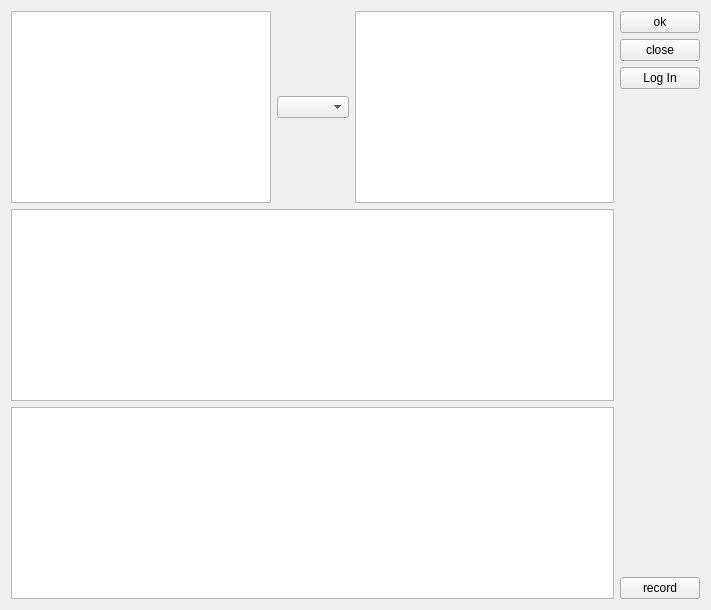
<?xml version="1.0" encoding="UTF-8"?>
<ui version="4.0">
 <class>Calculation</class>
 <widget class="QWidget" name="Calculation">
  <property name="geometry">
   <rect>
    <x>0</x>
    <y>0</y>
    <width>711</width>
    <height>610</height>
   </rect>
  </property>
  <property name="windowTitle">
   <string>calculation</string>
  </property>
  <layout class="QGridLayout" name="gridLayout">
   <item row="0" column="0">
    <layout class="QGridLayout" name="polynomialGridLayout">
     <item row="0" column="2">
      <widget class="QTextEdit" name="polynomial2">
       <property name="html">
        <string>&lt;!DOCTYPE HTML PUBLIC &quot;-//W3C//DTD HTML 4.0//EN&quot; &quot;http://www.w3.org/TR/REC-html40/strict.dtd&quot;&gt;
&lt;html&gt;&lt;head&gt;&lt;meta name=&quot;qrichtext&quot; content=&quot;1&quot; /&gt;&lt;style type=&quot;text/css&quot;&gt;
p, li { white-space: pre-wrap; }
&lt;/style&gt;&lt;/head&gt;&lt;body style=&quot; font-family:'DejaVu Sans'; font-size:10pt; font-weight:400; font-style:normal;&quot;&gt;
&lt;p style=&quot;-qt-paragraph-type:empty; margin-top:0px; margin-bottom:0px; margin-left:0px; margin-right:0px; -qt-block-indent:0; text-indent:0px;&quot;&gt;&lt;br /&gt;&lt;/p&gt;&lt;/body&gt;&lt;/html&gt;</string>
       </property>
      </widget>
     </item>
     <item row="0" column="1">
      <widget class="QComboBox" name="operator1"/>
     </item>
     <item row="0" column="0">
      <widget class="QTextEdit" name="polynomial1">
       <property name="html">
        <string>&lt;!DOCTYPE HTML PUBLIC &quot;-//W3C//DTD HTML 4.0//EN&quot; &quot;http://www.w3.org/TR/REC-html40/strict.dtd&quot;&gt;
&lt;html&gt;&lt;head&gt;&lt;meta name=&quot;qrichtext&quot; content=&quot;1&quot; /&gt;&lt;style type=&quot;text/css&quot;&gt;
p, li { white-space: pre-wrap; }
&lt;/style&gt;&lt;/head&gt;&lt;body style=&quot; font-family:'DejaVu Sans'; font-size:10pt; font-weight:400; font-style:normal;&quot;&gt;
&lt;p style=&quot;-qt-paragraph-type:empty; margin-top:0px; margin-bottom:0px; margin-left:0px; margin-right:0px; -qt-block-indent:0; text-indent:0px;&quot;&gt;&lt;br /&gt;&lt;/p&gt;&lt;/body&gt;&lt;/html&gt;</string>
       </property>
      </widget>
     </item>
    </layout>
   </item>
   <item row="0" column="1" rowspan="2">
    <layout class="QVBoxLayout" name="verticalLayout_2">
     <item>
      <widget class="QPushButton" name="okButton">
       <property name="text">
        <string>ok</string>
       </property>
      </widget>
     </item>
     <item>
      <widget class="QPushButton" name="cancelButton">
       <property name="text">
        <string>close</string>
       </property>
      </widget>
     </item>
     <item>
      <widget class="QPushButton" name="loginButton">
       <property name="text">
        <string>Log In</string>
       </property>
      </widget>
     </item>
     <item>
      <spacer name="verticalSpacer">
       <property name="orientation">
        <enum>Qt::Vertical</enum>
       </property>
       <property name="sizeHint" stdset="0">
        <size>
         <width>20</width>
         <height>148</height>
        </size>
       </property>
      </spacer>
     </item>
     <item>
      <widget class="QPushButton" name="recordButton">
       <property name="text">
        <string>record</string>
       </property>
      </widget>
     </item>
    </layout>
   </item>
   <item row="1" column="0">
    <layout class="QVBoxLayout" name="verticalLayout">
     <item>
      <widget class="QTextEdit" name="resultTextEdit">
       <property name="enabled">
        <bool>true</bool>
       </property>
       <property name="html">
        <string>&lt;!DOCTYPE HTML PUBLIC &quot;-//W3C//DTD HTML 4.0//EN&quot; &quot;http://www.w3.org/TR/REC-html40/strict.dtd&quot;&gt;
&lt;html&gt;&lt;head&gt;&lt;meta name=&quot;qrichtext&quot; content=&quot;1&quot; /&gt;&lt;style type=&quot;text/css&quot;&gt;
p, li { white-space: pre-wrap; }
&lt;/style&gt;&lt;/head&gt;&lt;body style=&quot; font-family:'DejaVu Sans'; font-size:10pt; font-weight:400; font-style:normal;&quot;&gt;
&lt;p style=&quot;-qt-paragraph-type:empty; margin-top:0px; margin-bottom:0px; margin-left:0px; margin-right:0px; -qt-block-indent:0; text-indent:0px;&quot;&gt;&lt;br /&gt;&lt;/p&gt;&lt;/body&gt;&lt;/html&gt;</string>
       </property>
      </widget>
     </item>
     <item>
      <widget class="QTextEdit" name="recordTextEdit_2"/>
     </item>
    </layout>
   </item>
  </layout>
 </widget>
 <layoutdefault spacing="6" margin="11"/>
 <resources/>
 <connections>
  <connection>
   <sender>cancelButton</sender>
   <signal>clicked()</signal>
   <receiver>Calculation</receiver>
   <slot>close()</slot>
   <hints>
    <hint type="sourcelabel">
     <x>672</x>
     <y>47</y>
    </hint>
    <hint type="destinationlabel">
     <x>682</x>
     <y>52</y>
    </hint>
   </hints>
  </connection>
 </connections>
</ui>
